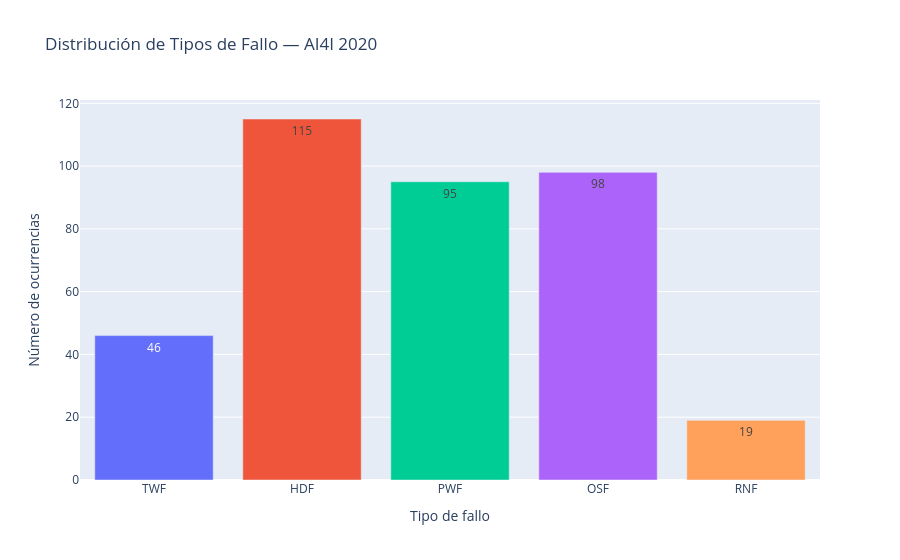

The notebook cell this image was saved under:
### Markdown cell above
---

## Pregunta 1 — ¿Cuál es la distribución de los 5 tipos de fallo y qué tipo domina?

El dataset recoge cinco mecanismos de fallo independientes. Comprender cuál domina en frecuencia determina qué variables predictoras priorizar en la fase de modelado.

### Code cell
fig1 = plot_failure_distribution(df)
fig1.show()

### Figure 1 — Plotly figure (JSON) as saved in the notebook; plotly's stock layout.template omitted (floating-point values rounded to 4 significant figures)
{"data": [{"hovertemplate": "Tipo de fallo=%{x}<br>Número de ocurrencias=%{text}<extra></extra>", "legendgroup": "TWF", "marker": {"color": "#636efa", "pattern": {"shape": ""}}, "name": "TWF", "orientation": "v", "showlegend": true, "text": [46.0], "textposition": "auto", "type": "bar", "x": ["TWF"], "xaxis": "x", "y": [46], "yaxis": "y"}, {"hovertemplate": "Tipo de fallo=%{x}<br>Número de ocurrencias=%{text}<extra></extra>", "legendgroup": "HDF", "marker": {"color": "#EF553B", "pattern": {"shape": ""}}, "name": "HDF", "orientation": "v", "showlegend": true, "text": [115.0], "textposition": "auto", "type": "bar", "x": ["HDF"], "xaxis": "x", "y": [115], "yaxis": "y"}, {"hovertemplate": "Tipo de fallo=%{x}<br>Número de ocurrencias=%{text}<extra></extra>", "legendgroup": "PWF", "marker": {"color": "#00cc96", "pattern": {"shape": ""}}, "name": "PWF", "orientation": "v", "showlegend": true, "text": [95.0], "textposition": "auto", "type": "bar", "x": ["PWF"], "xaxis": "x", "y": [95], "yaxis": "y"}, {"hovertemplate": "Tipo de fallo=%{x}<br>Número de ocurrencias=%{text}<extra></extra>", "legendgroup": "OSF", "marker": {"color": "#ab63fa", "pattern": {"shape": ""}}, "name": "OSF", "orientation": "v", "showlegend": true, "text": [98.0], "textposition": "auto", "type": "bar", "x": ["OSF"], "xaxis": "x", "y": [98], "yaxis": "y"}, {"hovertemplate": "Tipo de fallo=%{x}<br>Número de ocurrencias=%{text}<extra></extra>", "legendgroup": "RNF", "marker": {"color": "#FFA15A", "pattern": {"shape": ""}}, "name": "RNF", "orientation": "v", "showlegend": true, "text": [19.0], "textposition": "auto", "type": "bar", "x": ["RNF"], "xaxis": "x", "y": [19], "yaxis": "y"}], "layout": {"barmode": "relative", "legend": {"title": {"text": "Tipo de fallo"}, "tracegroupgap": 0}, "showlegend": false, "title": {"text": "Distribución de Tipos de Fallo — AI4I 2020"}, "xaxis": {"anchor": "y", "categoryarray": ["TWF", "HDF", "PWF", "OSF", "RNF"], "categoryorder": "array", "domain": [0, 1], "title": {"text": "Tipo de fallo"}}, "yaxis": {"anchor": "x", "domain": [0, 1], "title": {"text": "Número de ocurrencias"}}}}
